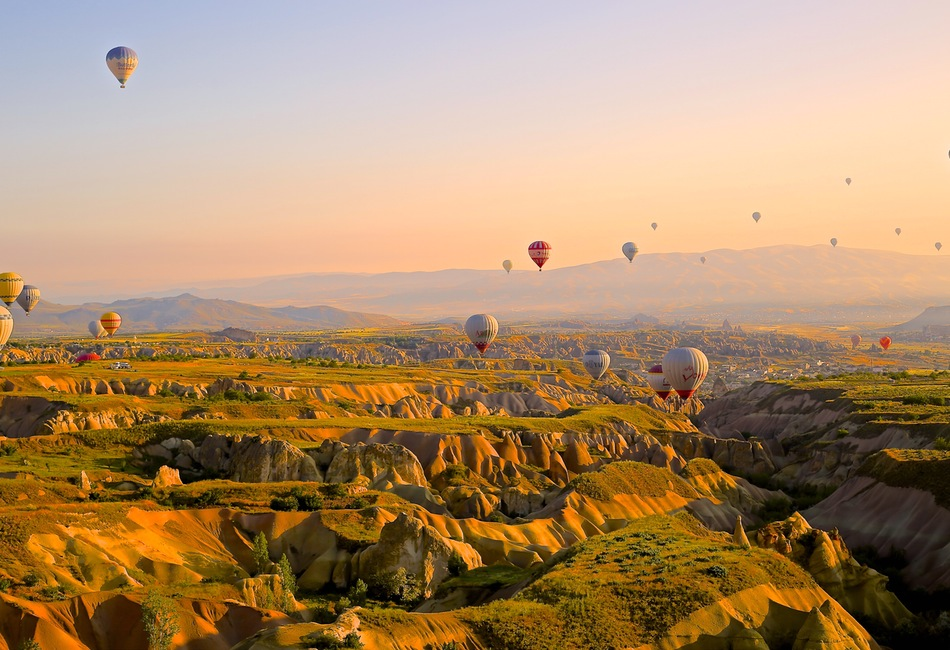
#> input picture fig/img_01.jpg, 950 x 650 px
$ python square.py
#> lines starting #> are read from the running program, lines starting #| are printed output that depends on the picture
# cording: utf-8
import cv2
import math
import numpy as np

file_src = 'img_01.jpg'
file_dst = 'file/dst.jpg'


img_src = cv2.imread(file_src , 1)
#> img_src is the input picture: shape (650, 950, 3); mean B, G, R 104.7, 139.3, 170

cv2.namedWindow('src')
cv2.namedWindow('dst')

#ここに核となる処理を記述する
#img_dst = cv2.flip(img_src, flipCode = 0) #垂直反転

size = tuple(np.array([img_src.shape[1], img_src.shape[0]]))
#> size = (950, 650)
pts1 = np.float32([[160,479], [480,479],[480,240],[160,240]])
pts2 = np.float32([[160,479], [480,479],[400,240],[240,240]])
psp_mat = cv2.getPerspectiveTransform(pts1,pts2)
img_dst = cv2.warpPerspective(img_src,psp_mat,size)
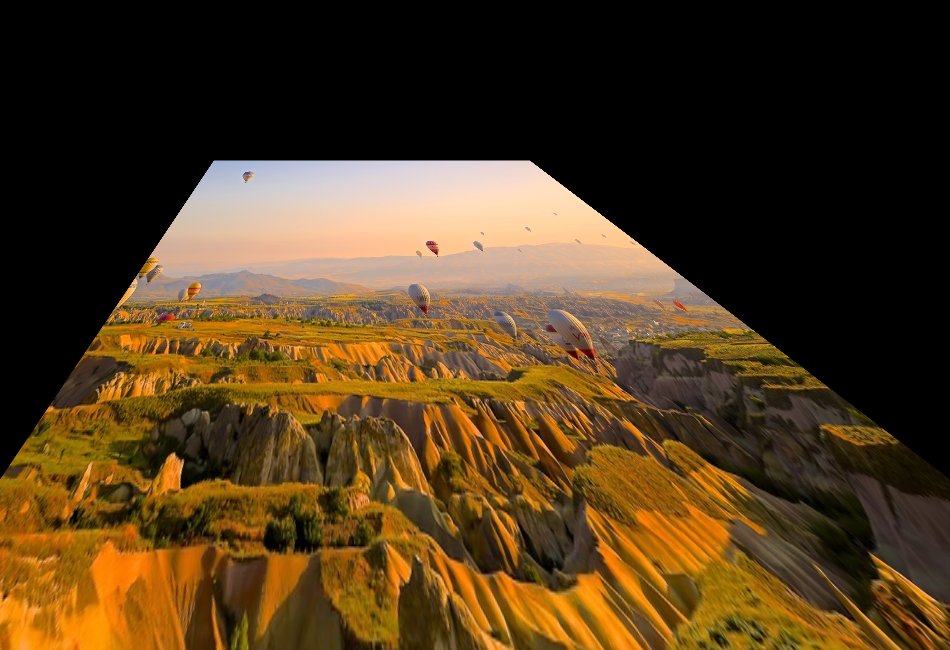
#> img_dst: shape (650, 950, 3); mean B, G, R 27.9, 57.7, 80.1

cv2.imshow('src', img_src)#入力画像の表示
cv2.imshow('dst', img_dst)#出力画像の表示
cv2.imwrite(file_dst,img_dst)#処理結果の保存
cv2.waitKey(0)#キー入力待ち
cv2.destroyAllWindows()
